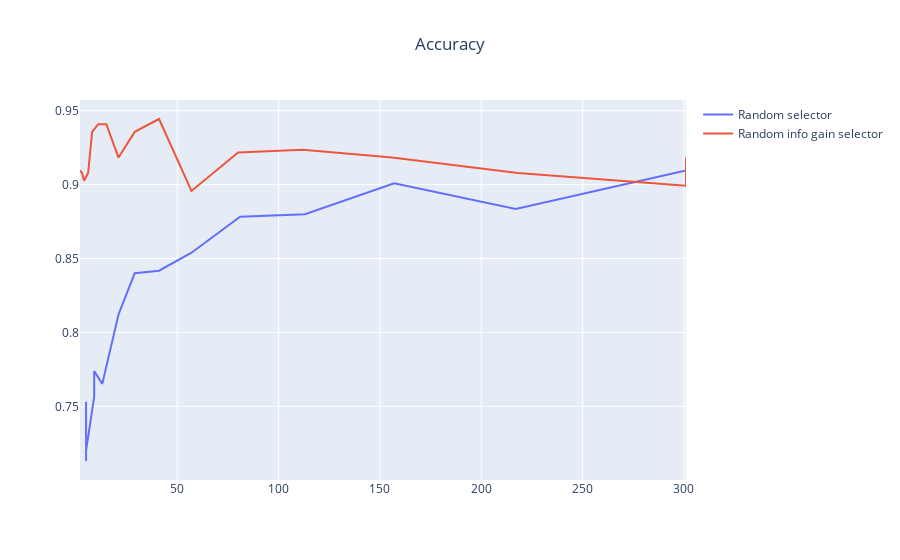

Notebook code for this chart:
### Code cell
import plotly.express as px
import plotly.graph_objects as go

fig = go.Figure()
fig.add_trace(go.Scatter(x=df_res_r.n, y=df_res_r.acc, mode='lines', name='Random selector'))
fig.add_trace(go.Scatter(x=df_res_rig.n, y=df_res_rig.acc, mode="lines", name='Random info gain selector'))

fig.update_layout(title_text='Accuracy', title_x=0.5)

fig.show()

### Figure 1 — Plotly figure (JSON) as saved in the notebook; plotly's stock layout.template omitted (floating-point values rounded to 4 significant figures)
{"data": [{"mode": "lines", "name": "Random selector", "type": "scatter", "x": [5, 5, 5, 5, 9, 9, 13, 21, 29, 41, 57, 81, 113, 157, 217, 301], "y": [0.7391, 0.753, 0.713, 0.72, 0.7565, 0.7739, 0.7652, 0.8122, 0.84, 0.8417, 0.8539, 0.8783, 0.88, 0.9009, 0.8835, 0.9096]}, {"mode": "lines", "name": "Random info gain selector", "type": "scatter", "x": [2, 3, 4, 6, 8, 11, 15, 21, 29, 41, 57, 80, 112, 156, 218, 301, 301, 301], "y": [0.9096, 0.9078, 0.9026, 0.9078, 0.9357, 0.9409, 0.9409, 0.9183, 0.9357, 0.9443, 0.8957, 0.9217, 0.9235, 0.9183, 0.9078, 0.8991, 0.9043, 0.9183]}], "layout": {"title": {"text": "Accuracy", "x": 0.5}}}
